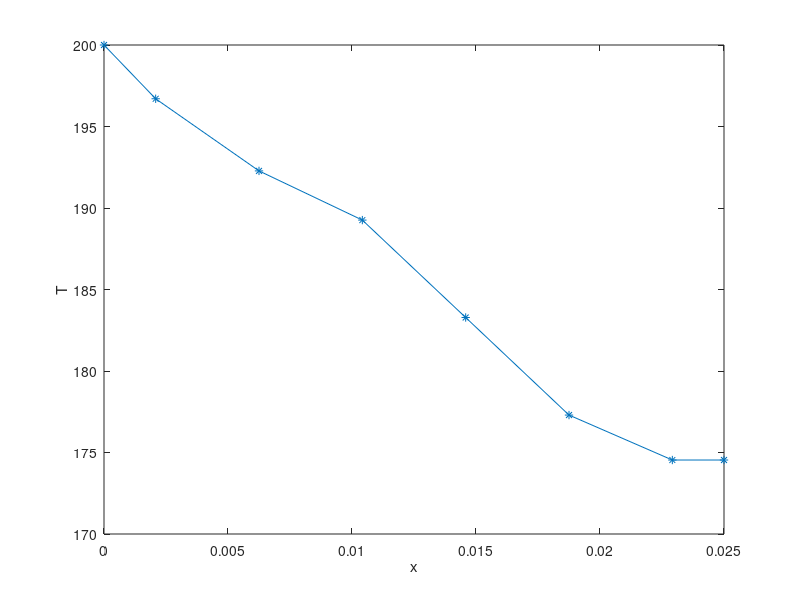

The MATLAB script that drew this image:
clc
clear all
close all

% Parameters
k2 = 200;                                    % Thermal conductivity of inner material(W/m-K)
k3 = 40;                                     % Thermal conductivity of outer material(W/m-K)
r1 = 0.0125;                                 % Radius of pipe(m)
r2 = 0.025;                                  % Radius of inner material(m)
r3 = 0.0375;                                 % Radius of outer material(m)
t = 0.001;                                   % Fin thickness(m)
h = 20;                                      % Heat transfer coefficient(W/m^2-K)
T0 = 200;                                    % Fin base temperature(C)
T_inf = 25;                                  % Ambient temperature(C)
n = 8;                                       % Total number of nodes;
l = r3-r1;                                   % Distance from fin base to fin tip(m)
dx = (r3-r1)/(n-2);                          % Spatial step


% Cell face coordinate 
xcf(1) = 0;
xcf(n) = l;
for i = 2:n-1
    if i == 2
        xcf(i) = xcf(1);
    else
        xcf(i) = xcf(2)+(i-2)*dx;
    end
end

% Node coordinate
x(1) = xcf(1);
for i = 2:n-1
    x(i) = 0.5*(xcf(i)+xcf(i+1));
end
x(n) = xcf(n);

% Boundary condition
T(1) = T0;

% Initialization
for i = 2:n
T(i) = 170;
end


nIter = 0;
ErrorMax = 10^-4;
FCmax = 0.1;
st = ['A' 'T'];
fid = fopen('Temperature_dist_Annular_Fin_TDMA.txt','w');
fprintf(fid,'x     0 mm        2.083 mm    6.25 mm    10.417 mm    14.58 mm    18.75 mm    22.917 mm   25.0 mm\n');
 rr = r2-r1;
for i = 1:n
    if x(i) < rr
        k(i) = k2;
    else
        k(i) = k3;
    end
end
for i = 1:n
    C = 2*pi*(r1+xcf(i));
    A(i) = C*t;
    Peri(i) = 4*pi*(r1+x(i));
end
F = 10^6*[A(1);A(2);A(3);A(4);A(5);A(6);A(7);A(n)];
 fprintf(fid,'%s%12.3f%12.3f%12.3f%12.3f%12.3f%12.3f%12.3f%12.3f\n',st(1),F);
for i = 2:n-1
SP(i) = h*Peri(i)*(xcf(i+1)-xcf(i));
SU(i) = SP(i)*T_inf;
end

% coefficients

for i = 2:n-1
    if i == 2 
        LW = 1;
    else
        LW = 0;
    end
    
    if i == n-1
        LE = 1;
    else
        LE = 0;
    end
%  CALCULATE CELL FACE CONDUCTIVITY BY HARMONIC MEAN.       
    dxe = x(i+1)-x(i);
    dxep = x(i+1)-xcf(i+1);
    dxem = xcf(i+1)-x(i);
    dxw = x(i)-x(i-1);
    dxwp = x(i)-xcf(i);
    dxwm = xcf(i)-x(i-1);
    ksme = dxe/(dxem/k(i)+dxep/k(i+1))*(1-LE)+LE*k(i+1);
    ksmw = dxw/(dxwp/k(i)+dxwp/k(i-1))*(1-LW)+LW*k(i-1);
    AW(i) = ksmw*A(i)/dxw;
    AE(i) = ksme*A(i+1)/dxe;
end

%TriDiagonal Matrix Algorithm (TDMA) or Thomas Algorithm
% a_i*T_i = b_i*T_(i+1) + c_i*T_(i-1) + d_i
% a,b,c,d are input vectors. T is the solution, also a vector.

% Performs Gauss elimination
for i = 2:n-1
    AP(i) = AE(i)+AW(i);
    a = AP(i)+SP(i);
    b = AE(i);
    c = AW(i);
    d = SU(i);
    if i == 2
        P(i) = b/a;
        Q(i) = (d+c*T(1))/a;
    else
        P(i) = b/(a-c*P(i-1));
        Q(i) = (d+c*Q(i-1))/(a-c*P(i-1));
    end
    
end
while FCmax>ErrorMax
    nIter = nIter+1;
    Told = T;
    % Backward substitution
    for i = n-1:-1:2
        if i == n-1
            T(i) = Q(i)/(1-P(i));
        else
            T(i) = P(i)*T(i+1)+Q(i);
        end
    end
    T(n) = T(n-1);
   
    for i = 1:n
        FC(i) = (T(i)-Told(i))/Told(i);
    end
    FCmax = max(FC)
  
end
  fprintf(fid,'%s%12.3f%12.3f%12.3f%12.3f%12.3f%12.3f%12.3f%12.3f\n',st(2),T(1),T(2),T(3),T(4),T(5),T(6),T(7),T(n));
Q = -k2*A(1)*(T(2)-T(1))/(x(2)-x(1))               % Heat loss from the fin
plot(x,T,'-*')
xlabel('x')
ylabel('T')
